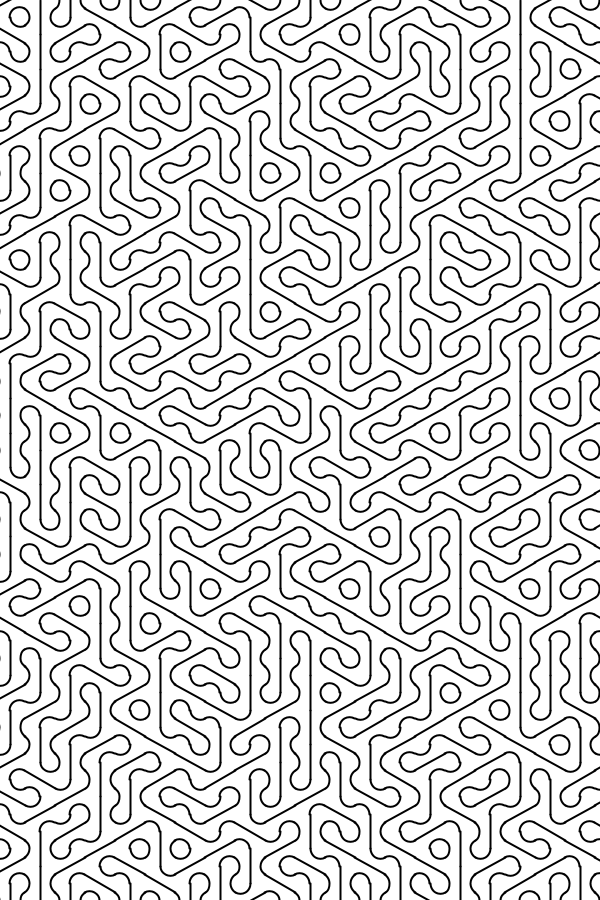
Frame 1 (no input)
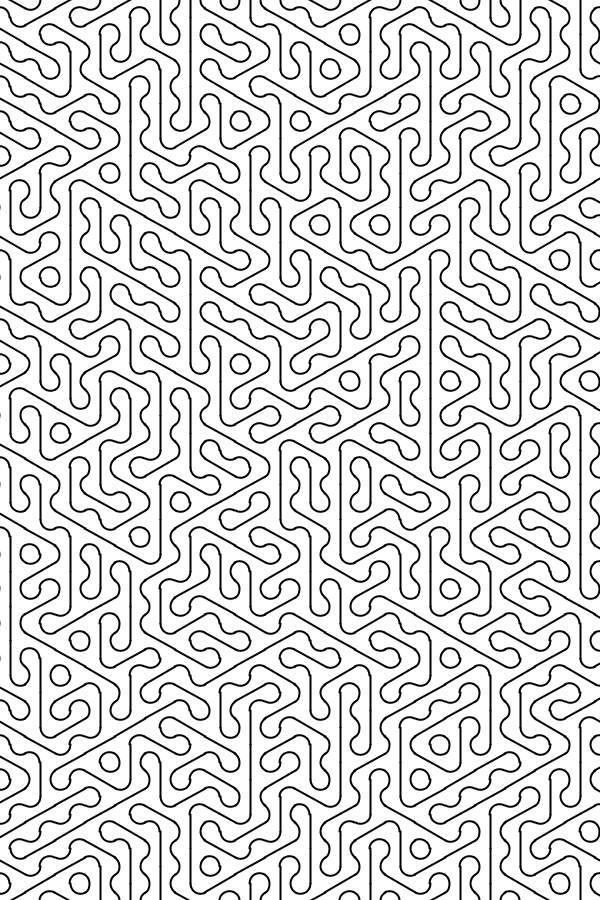
Frame 2 (the mouse pressed at the canvas centre, redrawn once)

The Processing sketch that drew these frames (run headless with seeded random() and noise(); the mouse was pressed at the canvas centre and the sketch redrawn once):

// Processing sketch: HexVariations
// ── HexVariations.pde
// This sketch is part of the ReCode Project - http://recodeproject.com
// From Computer Graphics and Art vol3 no4 Back Cover
// by William Kolomyjec
// "Hex Variations"
// 
// Steve Berrick
// 2012
// Creative Commons license CC BY-SA 3.0

int _width = 600;
int _height = 900;
int _size = 20;     // hexagon radius

void setup() {
  
  size(_width, _height);
  noLoop();
  
  background(255);
  noFill();
  stroke(0);
  strokeWeight(2);

}

void draw() {

  // clear background
  background(255);
  
  // line length (hypotenuse)
  float h = sin(THIRD_PI) * _size;
  
  for (int i = 0; i <= _width / (_size * 3); i++) {
    for (int j = 0; j <= (_height / h) + 1; j++) {

      // reference points (centre of each hexagon)
      float x = i * _size * 3 + (_size / 2);
      float y = j * h;
      // offset each odd row
      if (j % 2 > 0) {
        x += _size * 1.5;
      }

      pushMatrix();
      
        translate(x, y);
        
        // random hexagon 'rotation' (0, 120, 240 degrees)
        rotate(int(random(0, 3)) * THIRD_PI);
    
        // draw line
        line(0, -h, 0, h);
  
        // draw arcs
        arc(-_size, 0, _size, _size, -THIRD_PI,     THIRD_PI);
        arc( _size, 0, _size, _size,  THIRD_PI * 2, THIRD_PI * 4); 
      
      popMatrix();

    }  
  }

}

void mousePressed() {
  
  redraw();

}  
